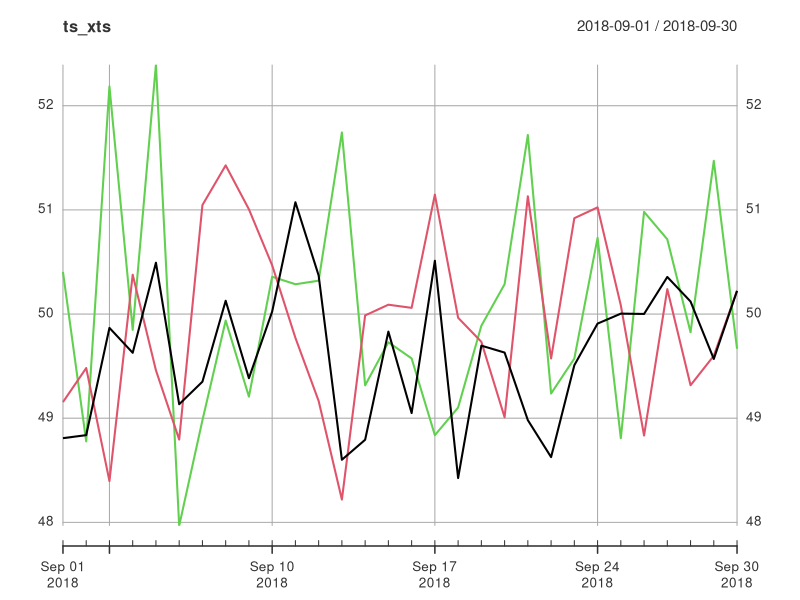

Write the R code that produced this figure. (Note: this script raises an error after producing the figure.)
# xts  - create object and export data
library(xts)
#create matrix : 1 col for 1 share
(stockprices = matrix(c(100,103, 105, 205, 210, 207, 530, 500, 535), ncol=3, byrow = F))
(cdtindex = c('25-09-2018', '27-09-2018', '28-09-2018'))
#convert to date format
(dtindex = as.Date(cdtindex, format="%d-%m-%Y"))
#now we have index + matrix for xts object

(ts_xts = xts(x=stockprices, order.by=dtindex))
#this series is not continuous but has missing dates

#-----
#matrix data extract
coredata(ts_xts)
#extract dates
index(ts_xts)





#create 90 values of stocks 

(stockprices = matrix(c(rnorm(90,mean=50,sd=1)), ncol=3, byrow = F))
library(lubridate)
date = lubridate::ymd("20180901")
date
date1= date + 0:29
date1
(cdtindex = date1)
(ts_xts = xts(x=stockprices, order.by = cdtindex))
plot(ts_xts)
ts_xts
colnames(ts_xts) = c("SBI" , "ICICI" , "HDFC")
ts_xts


#write to csv file
write.zoo(ts_xts, "./data/zoodata.csv")
